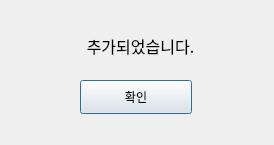
<?xml version="1.0" encoding="UTF-8"?>
<ui version="4.0">
 <class>AddSuccess</class>
 <widget class="QDialog" name="AddSuccess">
  <property name="geometry">
   <rect>
    <x>0</x>
    <y>0</y>
    <width>274</width>
    <height>145</height>
   </rect>
  </property>
  <property name="windowTitle">
   <string>Dialog</string>
  </property>
  <widget class="QLabel" name="label">
   <property name="geometry">
    <rect>
     <x>30</x>
     <y>10</y>
     <width>221</width>
     <height>71</height>
    </rect>
   </property>
   <property name="sizePolicy">
    <sizepolicy hsizetype="Preferred" vsizetype="Preferred">
     <horstretch>0</horstretch>
     <verstretch>0</verstretch>
    </sizepolicy>
   </property>
   <property name="font">
    <font>
     <family>Agency FB</family>
     <pointsize>12</pointsize>
    </font>
   </property>
   <property name="text">
    <string>추가되었습니다.</string>
   </property>
   <property name="alignment">
    <set>Qt::AlignCenter</set>
   </property>
  </widget>
  <widget class="QPushButton" name="pushButton">
   <property name="geometry">
    <rect>
     <x>80</x>
     <y>80</y>
     <width>112</width>
     <height>34</height>
    </rect>
   </property>
   <property name="text">
    <string>확인</string>
   </property>
  </widget>
 </widget>
 <resources/>
 <connections/>
</ui>
